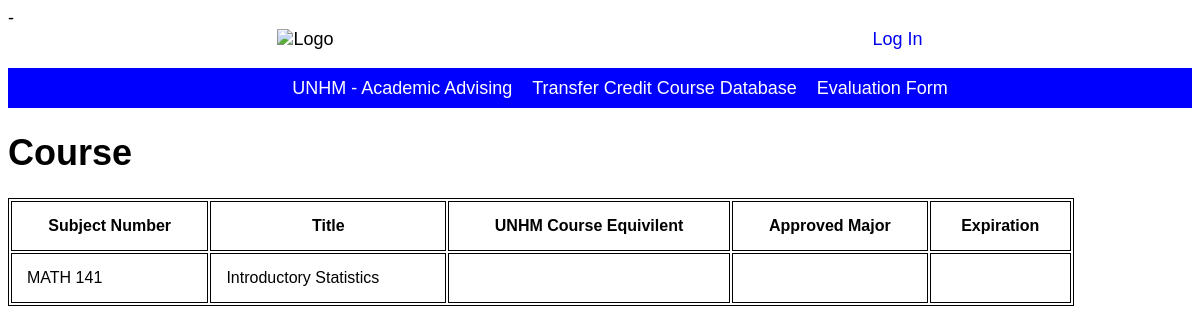
/courses, run on an earlier commit of the app's database.
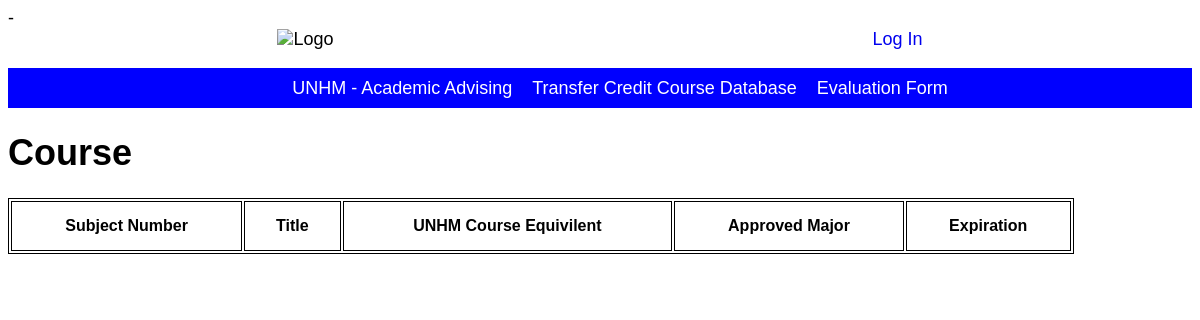
And on a later commit of the database.
### transfer/models/model_course.py (models this page shows, shortened)
class Course(models.Model):
    school_id = models.ForeignKey(School, on_delete=models.CASCADE)
    subject_no = models.CharField(max_length=15, blank=True, null=True)
    title = models.CharField(max_length=100, blank=True, null=True)

### transfer/views/course_view.py (the view)
# urls.py: path('courses', CourseListView.as_view(), name='course_home'),
class CourseListView(ListView):
    model = Course
    template_name = 'course/course_home.html'

### transfer/templates/course/course_home.html
-{% extends "base.html" %}
{% load static %}
{% block content %}
<h1>Course</h1>
<table style="width:90%">
<thead>
    <tr>
    <th>Subject Number</th>
    <th>Title</th>
    <th>UNHM Course Equivilent</th>
    <th>Approved Major</th>
    <th>Expiration</th>
    </tr>
</thead>
<tbody>
    {% for course in object_list %}
    <tr>
    <td>{{ course.subject_no }}</td>
    <td>{{ course.title }}</td>
    <td>{{ course.quivilent }}</td>
    <td>{{ course.major }}</td>
    <td>{{ course.expiration_date }}</td>
    </tr>
    {% endfor %}
</tbody>
</table>
{% endblock %}

What changed in the data, as far as the page shows it:
removed Course: subject_no "MATH 141", title "Introductory Statistics"
